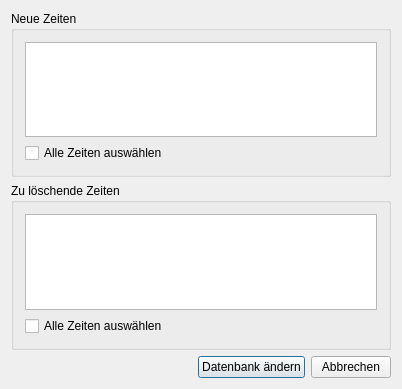
<ui version="4.0" >
 <class>LogfileLesenDialogClass</class>
 <widget class="QDialog" name="LogfileLesenDialogClass" >
  <property name="geometry" >
   <rect>
    <x>0</x>
    <y>0</y>
    <width>402</width>
    <height>389</height>
   </rect>
  </property>
  <property name="windowTitle" >
   <string>LogfileLesenDialog</string>
  </property>
  <layout class="QGridLayout" >
   <item row="0" column="0" >
    <widget class="QGroupBox" name="groupBox" >
     <property name="title" >
      <string>Neue Zeiten</string>
     </property>
     <layout class="QGridLayout" >
      <item row="0" column="0" >
       <widget class="QListWidget" name="neuListWidget" />
      </item>
      <item row="1" column="0" >
       <widget class="QCheckBox" name="neuCheckBox" >
        <property name="text" >
         <string>Alle Zeiten auswählen</string>
        </property>
       </widget>
      </item>
     </layout>
    </widget>
   </item>
   <item row="1" column="0" >
    <widget class="QGroupBox" name="groupBox_2" >
     <property name="title" >
      <string>Zu löschende Zeiten</string>
     </property>
     <layout class="QGridLayout" >
      <item row="0" column="0" >
       <widget class="QListWidget" name="delListWidget" />
      </item>
      <item row="1" column="0" >
       <widget class="QCheckBox" name="delCheckBox" >
        <property name="text" >
         <string>Alle Zeiten auswählen</string>
        </property>
       </widget>
      </item>
     </layout>
    </widget>
   </item>
   <item row="2" column="0" >
    <layout class="QHBoxLayout" >
     <item>
      <spacer>
       <property name="orientation" >
        <enum>Qt::Horizontal</enum>
       </property>
       <property name="sizeHint" >
        <size>
         <width>40</width>
         <height>20</height>
        </size>
       </property>
      </spacer>
     </item>
     <item>
      <widget class="QPushButton" name="okButton" >
       <property name="text" >
        <string>Datenbank ändern</string>
       </property>
      </widget>
     </item>
     <item>
      <widget class="QPushButton" name="canButton" >
       <property name="text" >
        <string>Abbrechen</string>
       </property>
      </widget>
     </item>
    </layout>
   </item>
  </layout>
 </widget>
 <layoutdefault spacing="6" margin="11" />
 <resources/>
 <connections/>
</ui>
